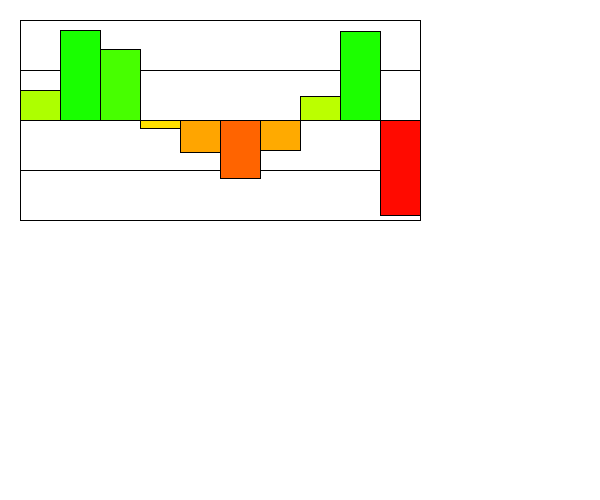
Frame 1 (no input)
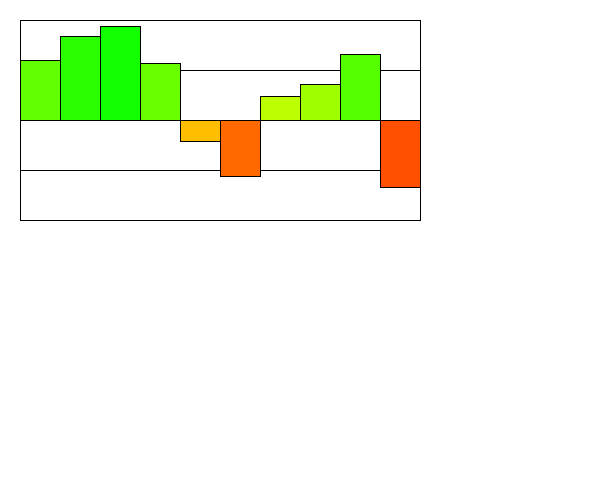
Frame 60 (the mouse pressed at the canvas centre just before this capture)
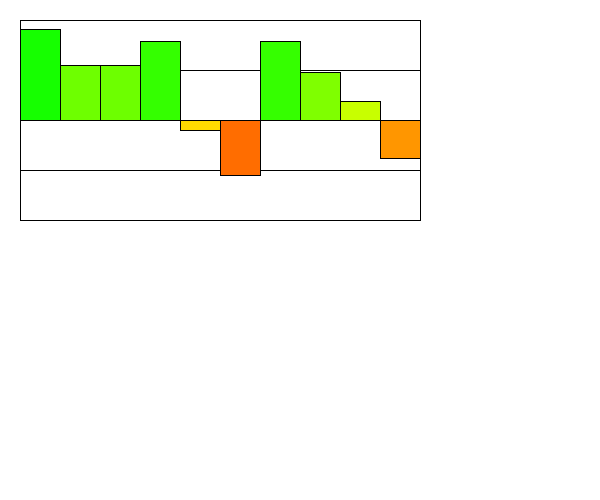
Frame 120 (the mouse held since frame 60 and released just before this capture)

The Processing sketch that drew these frames (run headless with seeded random() and noise(); from frame 60 on, the mouse is pressed at the canvas centre):

// Processing sketch: Section1
// ── Section1.pde
//int MAX_VALUE = 100; //only if height is not variable in visualizer
//int MIN_VALUE = -100;
Visualizer v;

/*You are simulating a visualizer of multiple values
 You need to create a display method first. 
 Then you can make a method that changes the values each time the update is called. 
 */
class Visualizer {
  float x, y;
  int num_vals, width, height;
  float [] values;
  float [] speeds;
  Visualizer(float x, float y){ //default constructor
    this.x = x; 
    this.y = y;
    num_vals = 10;
    width = 400;
    height = 200;
    values = new float[10];
    speeds = new float[10];
    for (int i = 0; i < values.length; i++) {
      values[i] = random(-99, 99); //random value for value
      speeds[i] = random(2); //random value for speed 
    }
  }
  Visualizer(float x, float y, int num_vals, int width, int height) { //constructor with variable number of values, width and height
    this.x = x;
    this.y = y;
    this.num_vals = num_vals;
    this.width = width;
    this.height = height;
    values = new float[num_vals];
    speeds = new float[num_vals];
    for (int i = 0; i < values.length; i++) {
      values[i] = random(-1 * height / 2 + 1, height / 2 - 1); //random value for value, depends on height 
      speeds[i] = random(2); //random value for speed 
    } 
  }

  void display() {
    //draw the bars equally spaced inside this box. 
    //You can assume 10, but it would be even better 
    //if you could modify it to be larger increments.
    fill(255);
    rect(x, y, width, height); //variable width and height 
    //This is a 200x400 box.
    //The width of the visualizer is 400! This rect is the border

    //the line is the 0 y-value, the top is 100, the bottom is -100
    line(x, y+(height)/2, x+width, y+(height)/2); //line through middle of graph, depends on width and height 
    line(x, y+(height)/4, x+width, y+(height)/4); //visualizes graph in vertical quarters
    line(x, y+3*(height)/4, x+width, y+3*(height)/4);
    //You need to use a loop. You need to make the HEIGHT of the bars 
    //the values in the array.
    //Negative values are red, and go below the line.
    //Positive values are green and go above the line.

    //???WRITE THIS METHOD!!!
    //THESE ARE WRONG: They just illustrate how they could look
    
    /*
    fill(255, 0, 0); //red
    rect(x+40, y+100, 60, 50);
    fill(0, 255, 0);
    rect(x+120, y+100, 60, -50);
    */
    
    
    for (int i = 0; i < values.length; i++){
      float val = values[i];
      if (val < -1 * height / 4){ //red
        float increment = val + height / 2; //adjusts value for smooth color transition
        fill(255 , increment * 4 / height * 122, 0); 
        //fill(255, 0, 0);
      }
      else if (val < 0){ //orange
        float increment = val + height / 4; //adjusts value for smooth color transition
        fill(255, increment * 4 / height * 123 + 122, 0); 
        //fill(255, 102, 0);
      }
      else if (val < height / 4){ //yellow
        float increment = val * -1 + height / 4; //adjusts value for smooth color transition
        fill(increment * 4 / height * 123 + 122, 255, 0);
        //fill(255, 255, 0); 
      }
      else{ //positive
        float increment = val * - 1 + height / 2; //adjusts value for smooth color transition
        fill(increment * 4 / height * 122, 255, 0);
       //fill(0, 255, 0); //green
      }
      float bar_width = width / num_vals; //adjusts for variable size visualizer, with variable number of values 
      rect(x+bar_width*i, y+height/2, bar_width, -1 * val);
    }
    


    //Width of the visualizer is 400!

  
  }
  void update() {
    //???WRITE THIS METHOD!!!
    for (int i = 0; i < values.length; i++) {
      values[i] += speeds[i]; //the speed updates the values. Do not touch this.
      
      if (values[i] >= height / 2 || values[i] <= height / 2 * -1){ //when bar reaches max/min, reverses speed 
        speeds[i] *= -1;
      }

      
      //??? keep them values between max/min value

      //??? reverse the speeds so they oscillate up/down when they reach max/min

      
    }
  }
}

void setup() {
  size(600, 500);
  v = new Visualizer(20, 20, 10, 400, 200);
}
void draw() {
  background(255);
  v.display();
  v.update();
}
